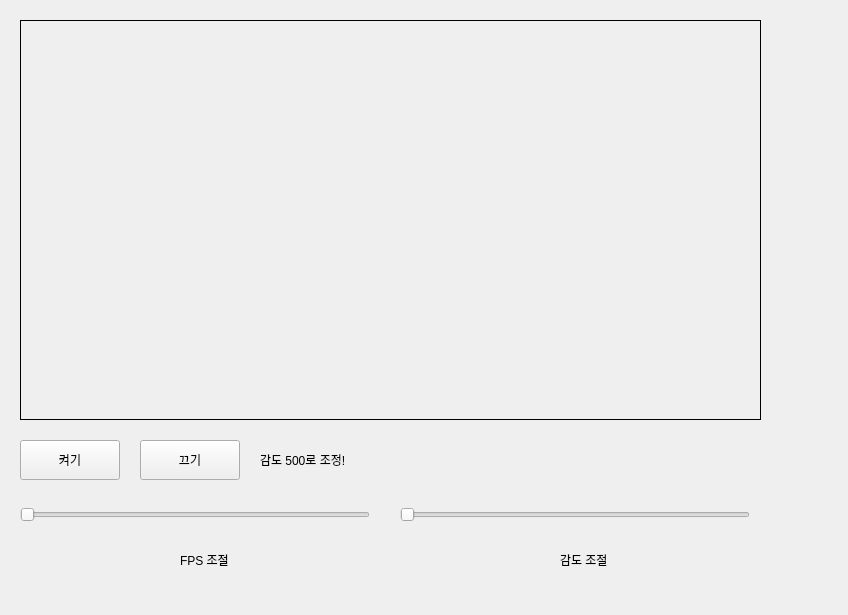
<?xml version="1.0" encoding="UTF-8"?>
<ui version="4.0">
 <class>MainWindow</class>
 <widget class="QMainWindow" name="MainWindow">
  <property name="geometry">
   <rect>
    <x>0</x>
    <y>0</y>
    <width>848</width>
    <height>615</height>
   </rect>
  </property>
  <property name="windowTitle">
   <string>cam_exam</string>
  </property>
  <widget class="QWidget" name="centralwidget">
   <widget class="QLabel" name="lbl_camera">
    <property name="geometry">
     <rect>
      <x>20</x>
      <y>20</y>
      <width>741</width>
      <height>400</height>
     </rect>
    </property>
    <property name="frameShape">
     <enum>QFrame::Box</enum>
    </property>
    <property name="text">
     <string/>
    </property>
   </widget>
   <widget class="QPushButton" name="btn_start">
    <property name="geometry">
     <rect>
      <x>20</x>
      <y>440</y>
      <width>100</width>
      <height>40</height>
     </rect>
    </property>
    <property name="text">
     <string>켜기</string>
    </property>
   </widget>
   <widget class="QPushButton" name="btn_stop">
    <property name="geometry">
     <rect>
      <x>140</x>
      <y>440</y>
      <width>100</width>
      <height>40</height>
     </rect>
    </property>
    <property name="text">
     <string>끄기</string>
    </property>
   </widget>
   <widget class="QLabel" name="lbl_status">
    <property name="geometry">
     <rect>
      <x>260</x>
      <y>440</y>
      <width>200</width>
      <height>40</height>
     </rect>
    </property>
    <property name="text">
     <string>감도 500로 조정!</string>
    </property>
   </widget>
   <widget class="QSlider" name="sd_fps">
    <property name="geometry">
     <rect>
      <x>20</x>
      <y>500</y>
      <width>350</width>
      <height>30</height>
     </rect>
    </property>
    <property name="orientation">
     <enum>Qt::Horizontal</enum>
    </property>
   </widget>
   <widget class="QSlider" name="sd_sensitivity">
    <property name="geometry">
     <rect>
      <x>400</x>
      <y>500</y>
      <width>350</width>
      <height>30</height>
     </rect>
    </property>
    <property name="orientation">
     <enum>Qt::Horizontal</enum>
    </property>
   </widget>
   <widget class="QLabel" name="lbl_status_2">
    <property name="geometry">
     <rect>
      <x>180</x>
      <y>540</y>
      <width>51</width>
      <height>40</height>
     </rect>
    </property>
    <property name="text">
     <string>FPS 조절</string>
    </property>
   </widget>
   <widget class="QLabel" name="lbl_status_3">
    <property name="geometry">
     <rect>
      <x>560</x>
      <y>540</y>
      <width>61</width>
      <height>40</height>
     </rect>
    </property>
    <property name="text">
     <string>감도 조절</string>
    </property>
   </widget>
  </widget>
 </widget>
 <resources/>
 <connections/>
</ui>
